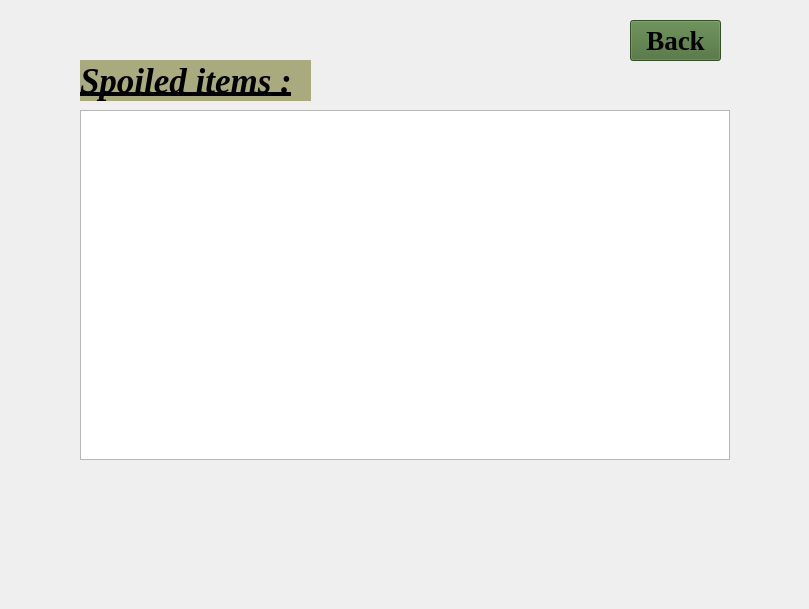
    <widget class="QWidget" name="Spoiled_item">
     <widget class="QLabel" name="spoiled_item_txt">
      <property name="geometry">
       <rect>
        <x>80</x>
        <y>60</y>
        <width>231</width>
        <height>41</height>
       </rect>
      </property>
      <property name="font">
       <font>
        <family>Times New Roman</family>
        <pointsize>26</pointsize>
        <italic>true</italic>
        <bold>true</bold>
        <underline>true</underline>
       </font>
      </property>
      <property name="styleSheet">
       <string notr="true">background-color: rgb(170, 170, 127);
color: rgb(0, 0, 0);</string>
      </property>
      <property name="text">
       <string>Spoiled items :</string>
      </property>
     </widget>
     <widget class="QLabel" name="spoiled_item_label">
      <property name="geometry">
       <rect>
        <x>0</x>
        <y>0</y>
        <width>800</width>
        <height>600</height>
       </rect>
      </property>
      <property name="text">
       <string/>
      </property>
      <property name="pixmap">
       <pixmap resource="ABCD.qrc">:/pic/pic/360_F_626580954_cijreWiWM9ksFNSvgMXB3Vc6e7jewnEL.jpg</pixmap>
      </property>
      <property name="scaledContents">
       <bool>true</bool>
      </property>
     </widget>
     <widget class="QPushButton" name="spoiled_item_back_button">
      <property name="geometry">
       <rect>
        <x>630</x>
        <y>20</y>
        <width>91</width>
        <height>41</height>
       </rect>
      </property>
      <property name="font">
       <font>
        <family>Times New Roman</family>
        <pointsize>20</pointsize>
        <bold>true</bold>
       </font>
      </property>
      <property name="styleSheet">
       <string notr="true">color: rgb(0, 0, 0);
background-color: rgb(73, 109, 54);</string>
      </property>
      <property name="text">
       <string>Back</string>
      </property>
     </widget>
     <widget class="QTableView" name="spoiled_item_table">
      <property name="geometry">
       <rect>
        <x>80</x>
        <y>110</y>
        <width>650</width>
        <height>350</height>
       </rect>
      </property>
     </widget>
     <zorder>spoiled_item_label</zorder>
     <zorder>spoiled_item_txt</zorder>
     <zorder>spoiled_item_back_button</zorder>
     <zorder>spoiled_item_table</zorder>
    </widget>
